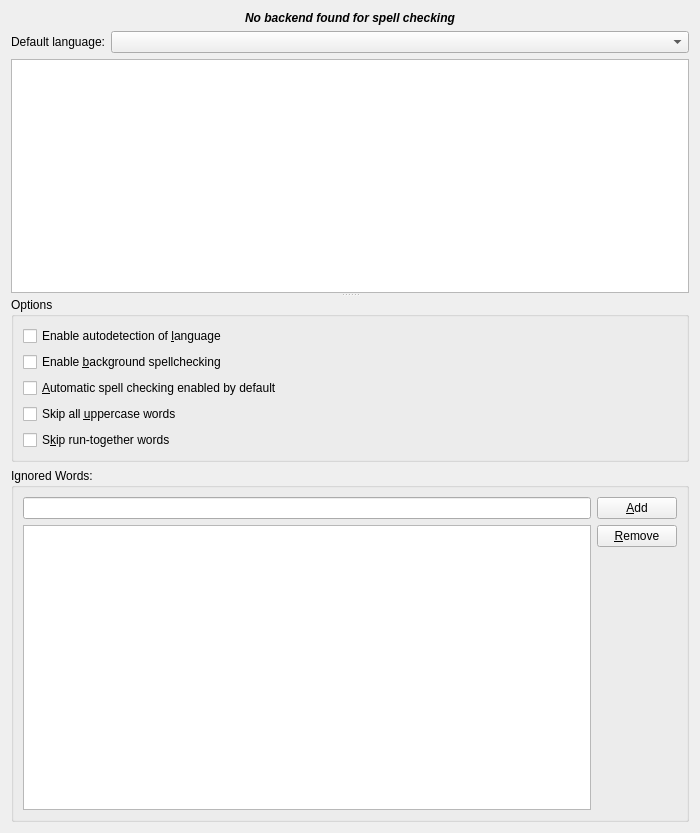
<?xml version="1.0" encoding="UTF-8"?>
<ui version="4.0">
 <author>Zack Rusin &lt;zack@kde.org&gt;</author>
 <comment>Licensed under GNU LGPL</comment>
 <class>SonnetConfigUI</class>
 <widget class="QWidget" name="SonnetConfigUI">
  <property name="geometry">
   <rect>
    <x>0</x>
    <y>0</y>
    <width>700</width>
    <height>833</height>
   </rect>
  </property>
  <layout class="QGridLayout" name="gridLayout">
   <item row="0" column="0" colspan="2">
    <widget class="QLabel" name="nobackendfound">
     <property name="font">
      <font>
       <weight>75</weight>
       <italic>true</italic>
       <bold>true</bold>
      </font>
     </property>
     <property name="text">
      <string>No backend found for spell checking</string>
     </property>
     <property name="alignment">
      <set>Qt::AlignCenter</set>
     </property>
    </widget>
   </item>
   <item row="1" column="0">
    <widget class="QLabel" name="textLabel1">
     <property name="text">
      <string>Default language:</string>
     </property>
     <property name="alignment">
      <set>Qt::AlignRight|Qt::AlignTrailing|Qt::AlignVCenter</set>
     </property>
    </widget>
   </item>
   <item row="1" column="1">
    <widget class="Sonnet::DictionaryComboBox" name="m_langCombo">
     <property name="sizePolicy">
      <sizepolicy hsizetype="Expanding" vsizetype="Fixed">
       <horstretch>0</horstretch>
       <verstretch>0</verstretch>
      </sizepolicy>
     </property>
    </widget>
   </item>
   <item row="2" column="0" colspan="2">
    <widget class="QSplitter" name="splitter">
     <property name="orientation">
      <enum>Qt::Vertical</enum>
     </property>
     <property name="childrenCollapsible">
      <bool>true</bool>
     </property>
     <widget class="QListWidget" name="languageList">
      <property name="toolTip">
       <string>Choose your preferred languages</string>
      </property>
     </widget>
     <widget class="QWidget" name="layoutWidget">
      <layout class="QVBoxLayout" name="verticalLayout_2">
       <item>
        <widget class="QGroupBox" name="groupBox1">
         <property name="title">
          <string>Options</string>
         </property>
         <layout class="QGridLayout">
          <item row="2" column="0">
           <widget class="QCheckBox" name="m_autodetectCB">
            <property name="text">
             <string>Enable autodetection of &amp;language</string>
            </property>
           </widget>
          </item>
          <item row="3" column="0">
           <widget class="QCheckBox" name="m_bgSpellCB">
            <property name="text">
             <string>Enable &amp;background spellchecking</string>
            </property>
           </widget>
          </item>
          <item row="4" column="0">
           <widget class="QCheckBox" name="m_checkerEnabledByDefaultCB">
            <property name="text">
             <string>&amp;Automatic spell checking enabled by default</string>
            </property>
           </widget>
          </item>
          <item row="5" column="0">
           <widget class="QCheckBox" name="m_skipUpperCB">
            <property name="text">
             <string>Skip all &amp;uppercase words</string>
            </property>
           </widget>
          </item>
          <item row="6" column="0">
           <widget class="QCheckBox" name="m_skipRunTogetherCB">
            <property name="text">
             <string>S&amp;kip run-together words</string>
            </property>
           </widget>
          </item>
         </layout>
        </widget>
       </item>
       <item>
        <widget class="QGroupBox" name="groupBox">
         <property name="title">
          <string>Ignored Words:</string>
         </property>
         <layout class="QVBoxLayout" name="verticalLayout">
          <item>
           <layout class="QGridLayout" name="ignoredWordsLayout">
            <item row="1" column="0">
             <widget class="QListWidget" name="ignoreListWidget"/>
            </item>
            <item row="0" column="0">
             <widget class="QLineEdit" name="newIgnoreEdit"/>
            </item>
            <item row="0" column="1">
             <widget class="QPushButton" name="addButton">
              <property name="text">
               <string>&amp;Add</string>
              </property>
              <property name="icon">
               <iconset theme="list-add">
                <normaloff>.</normaloff>.</iconset>
              </property>
             </widget>
            </item>
            <item row="1" column="1">
             <layout class="QVBoxLayout" name="removeButtonLayout">
              <item>
               <widget class="QPushButton" name="removeButton">
                <property name="text">
                 <string>&amp;Remove</string>
                </property>
                <property name="icon">
                 <iconset theme="list-remove">
                  <normaloff>.</normaloff>.</iconset>
                </property>
               </widget>
              </item>
              <item>
               <spacer name="verticalSpacer">
                <property name="orientation">
                 <enum>Qt::Vertical</enum>
                </property>
                <property name="sizeHint" stdset="0">
                 <size>
                  <width>20</width>
                  <height>40</height>
                 </size>
                </property>
               </spacer>
              </item>
             </layout>
            </item>
           </layout>
          </item>
         </layout>
        </widget>
       </item>
      </layout>
     </widget>
    </widget>
   </item>
  </layout>
 </widget>
 <customwidgets>
  <customwidget>
   <class>Sonnet::DictionaryComboBox</class>
   <extends>QComboBox</extends>
   <header>sonnet/dictionarycombobox.h</header>
  </customwidget>
 </customwidgets>
 <resources/>
 <connections/>
</ui>
